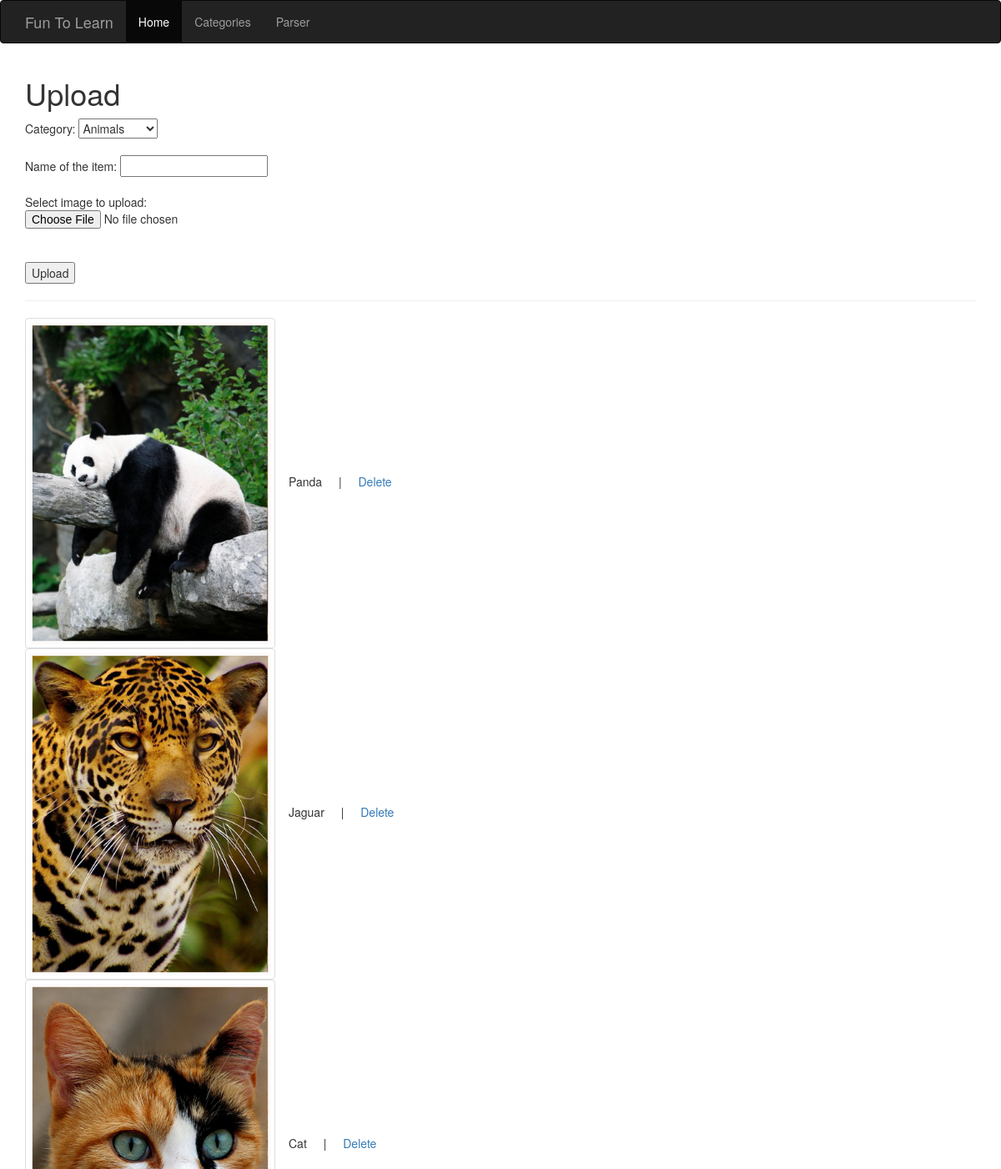
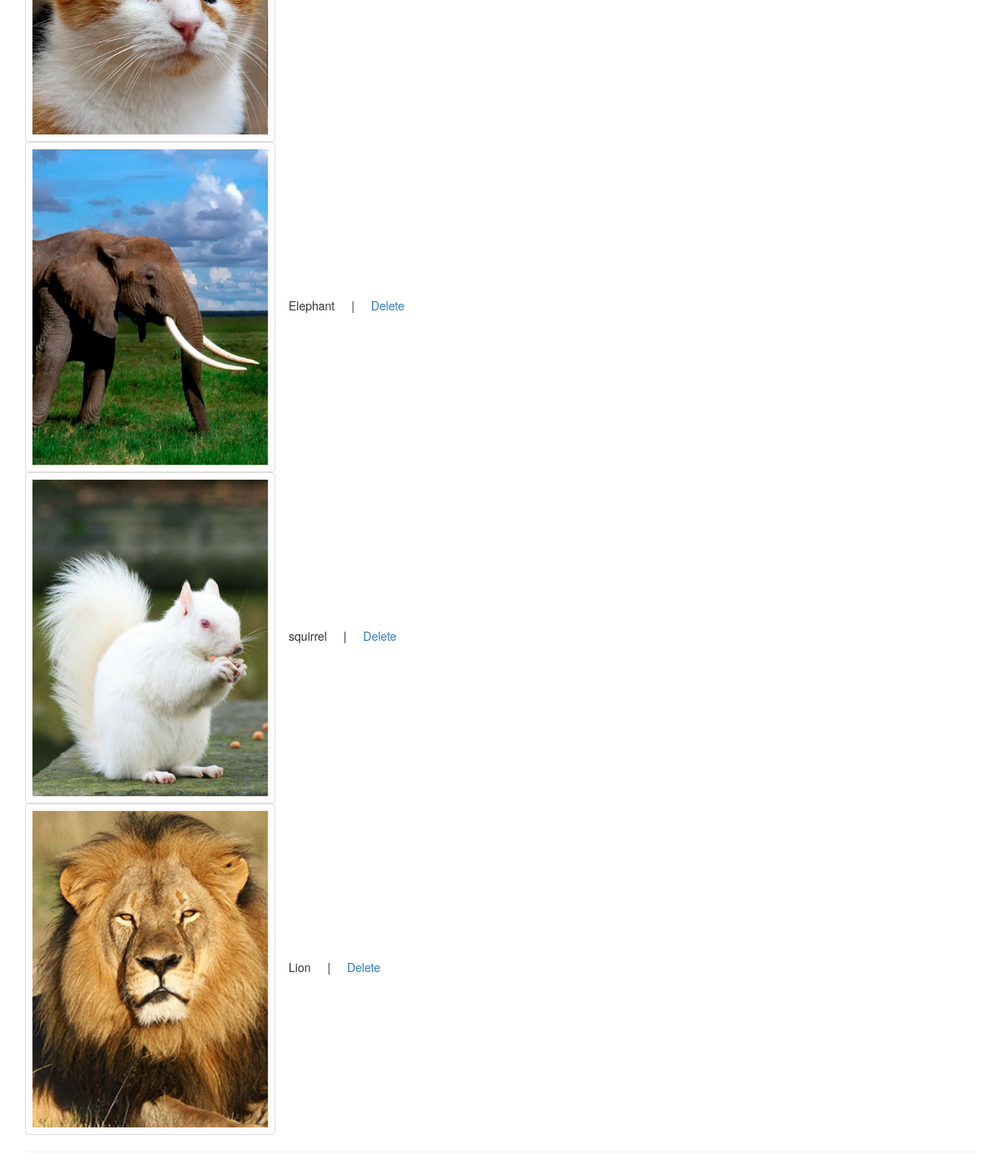
Screenshot of /items.php?cat=17 with the database file from the repository (2 pictures, top to bottom).
### tables this page shows
CREATE TABLE `categories` (
  `id` int(11) NOT NULL,
  `categoryName` varchar(100) NOT NULL
);

CREATE TABLE `items` (
  `id` int(11) NOT NULL,
  `imgName` varchar(250) NOT NULL,
  `itemName` varchar(100) NOT NULL,
  `categoryId` int(11) NOT NULL
);

### includes/DB/Controller.php (called while the page is built, shortened)
<?php
include_once "includes/DB/Database.php";
include_once "includes/DB/User.php";
include_once "includes/DB/Category.php";
class Controller {
    private $category;
    function __construct() {
        $this->database = new Database();
        $this->category = new Category($this->database->getConnection());
    }
    public function allCategories(){
        return $this->category->allCategories();
    }
    public function getCategoryItems($categoryId){
        return $this->category->allItems($categoryId);
    }
}
?>

### includes/DB/Database.php (called while the page is built, shortened)
<?php
class Database
{
    private $servername     = "localhost";
    private $username       = "root";
    private $password       = "root";
    private $dbname         = "fun";
    private $connection     = null;
    public function connect(){
        $conn = new mysqli($this->servername, $this->username, $this->password, $this->dbname);
        $this->connection = $conn;
    }
    public function getConnection(){
        return $this->connection;
    }
}
?>

### includes/DB/Category.php (called while the page is built, shortened)
<?php
include_once "includes/DB/Database.php";
class Category extends Database{
    private $connection;
    function __construct($connection) {
        $this->connection = $connection;
    }
    public function allCategories(){
        $categories = array();
        $sql = "SELECT * FROM categories";
        $result = $this->connection->query($sql) or die($this->connection->error);
        while($row = $result->fetch_assoc()) {
            $categories[$row["id"]] = $row["categoryName"];
        }
        return $categories;
    }
    public function allItems($categoryId){
        $items = array();
        $sql = "SELECT * FROM items WHERE categoryId={$categoryId}";
        $result = $this->connection->query($sql) or die($this->connection->error);
        while($row = $result->fetch_assoc()) {
            $items[]= array ($row["id"],$row['imgName'],$row['itemName'],$categoryId);
        }
        return $items;
    }
}
?>

### items.php (the view, shortened to what this page needs)
<?php include_once("includes/DB/Controller.php")                           ?>
<?php include_once("includes/layout/header.php")             ?>
<?php include_once("includes/layout/nav.php")                 ?>
<?php
$controller = new Controller();
?>
<div class="container">
    <div class="starter-template">
        <h1>Upload</h1>
        <form action="" method="post" enctype="multipart/form-data">
            Category:
            <select name="category">
            <?php
                $categories = $controller->allCategories();
                if(count($categories) > 0){
                    foreach($categories as $key => $value){
                        echo "<option value='{$key}' ";
                        if(isset($_GET['cat']) && is_numeric($_GET['cat']) && $_GET['cat'] == $key){
                            echo " SELECTED";
                        }
                        echo ">{$value}</option>";
                    }
                }
            ?>
            </select>
            <br>
            <br>
            Name of the item:
            <input type="text" name="name">
            <br>
            <br>
            Select image to upload:
            <input type="file" name="fileToUpload" id="fileToUpload">
            <br>
            <br>
            <input type="submit" value="Upload" name="uploadBtn">
        </form>
    </div>
    <hr>
    <?php
        if(isset($_GET['cat']) && is_numeric($_GET['cat'])){
            $items = $controller->getCategoryItems($_GET['cat']);
            foreach($items as $item){
                $id         =  $item[0];
                $img        =  $item[1];
                $name       =  $item[2];
                $categoryId = $item[3];
                echo "<img src='uploads/{$categoryId}/{$img}' class=\"img-thumbnail\" alt=\"{$name}\" width=\"300\">";
                echo "<span class='alert'>{$name}</span> | ";
                echo "<a href='?delete={$id}' class='alert'>Delete</a>";
                echo "<BR>";
            }
        }
        echo "<hr>";
    ?>
</div>
<?php include_once("includes/layout/footer.php")             ?>

### includes/layout/header.php (shortened to what this page needs)
<!DOCTYPE html>
<html lang="en">
<head>
    <link href="css/bootstrap.min.css" rel="stylesheet">
</head>
<body>

### includes/layout/nav.php (shortened to what this page needs)
<nav class="navbar navbar-inverse">
    <div class="container">
        <div class="navbar-header">
            <a class="navbar-brand" href="#">Fun To Learn</a>
        </div>
        <div id="navbar" class="collapse navbar-collapse">
            <ul class="nav navbar-nav">
                <li class="active"><a href="#">Home</a></li>
                <li><a href="category.php">Categories</a></li>
                <li><a href="app.php">Parser</a></li>
            </ul>
        </div>
    </div>
</nav>

### includes/layout/footer.php (shortened to what this page needs)
</body>
</html>

### rows the page displays
categories: category "Animals"
items: imgName (picture), itemName "Panda"
items: imgName (picture), itemName "Jaguar"
items: imgName (picture), itemName "Cat"
items: imgName (picture), itemName "Elephant"
items: imgName (picture), itemName "squirrel"
items: imgName (picture), itemName "Lion"
